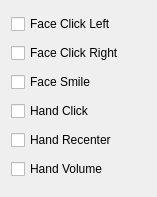
                    <widget class="QWidget" name="scrollAreaWidgetContents">
                     <property name="geometry">
                      <rect>
                       <x>0</x>
                       <y>0</y>
                       <width>157</width>
                       <height>197</height>
                      </rect>
                     </property>
                     <layout class="QVBoxLayout" name="verticalLayout_8">
                      <item>
                       <widget class="QCheckBox" name="face_click_left_checkBox">
                        <property name="text">
                         <string>Face Click Left</string>
                        </property>
                       </widget>
                      </item>
                      <item>
                       <widget class="QCheckBox" name="face_click_right_checkBox">
                        <property name="text">
                         <string>Face Click Right</string>
                        </property>
                       </widget>
                      </item>
                      <item>
                       <widget class="QCheckBox" name="face_smile_checkBox">
                        <property name="text">
                         <string>Face Smile</string>
                        </property>
                       </widget>
                      </item>
                      <item>
                       <widget class="QCheckBox" name="hand_click_checkBox">
                        <property name="text">
                         <string>Hand Click</string>
                        </property>
                       </widget>
                      </item>
                      <item>
                       <widget class="QCheckBox" name="hand_recenter_checkBox">
                        <property name="text">
                         <string>Hand Recenter</string>
                        </property>
                       </widget>
                      </item>
                      <item>
                       <widget class="QCheckBox" name="hand_volume_checkBox">
                        <property name="text">
                         <string>Hand Volume</string>
                        </property>
                       </widget>
                      </item>
                     </layout>
                    </widget>
